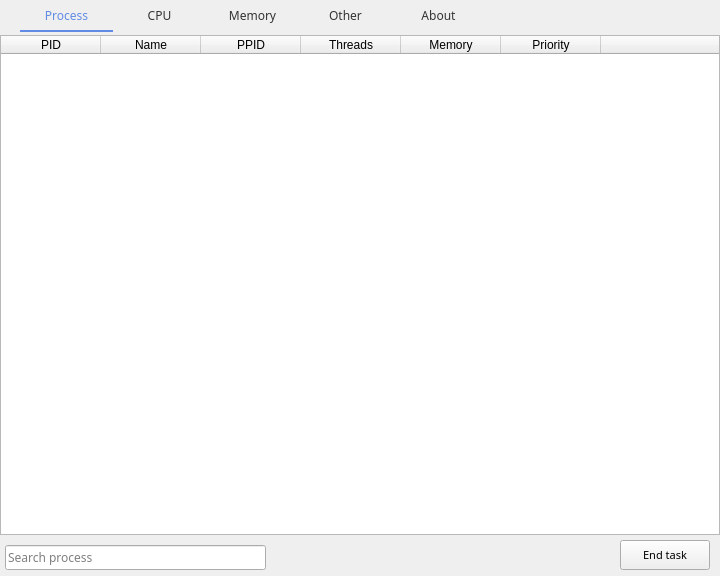
<?xml version="1.0" encoding="UTF-8"?>
<ui version="4.0">
 <class>sysMonitor</class>
 <widget class="QWidget" name="sysMonitor">
  <property name="windowModality">
   <enum>Qt::NonModal</enum>
  </property>
  <property name="geometry">
   <rect>
    <x>0</x>
    <y>0</y>
    <width>720</width>
    <height>576</height>
   </rect>
  </property>
  <property name="sizePolicy">
   <sizepolicy hsizetype="Fixed" vsizetype="Fixed">
    <horstretch>0</horstretch>
    <verstretch>0</verstretch>
   </sizepolicy>
  </property>
  <property name="windowTitle">
   <string>System monitor</string>
  </property>
  <widget class="QTabWidget" name="selectTab">
   <property name="geometry">
    <rect>
     <x>0</x>
     <y>0</y>
     <width>720</width>
     <height>576</height>
    </rect>
   </property>
   <property name="font">
    <font>
     <family>Bahnschrift Light</family>
    </font>
   </property>
   <property name="mouseTracking">
    <bool>false</bool>
   </property>
   <property name="styleSheet">
    <string notr="true">QTabWidget::pane
{
	top:3px;
	border:none;
	bottom:3px;
}
QTabBar::tab
{
	color:#333333;
	background:transparent;	
	padding-left:9px;
	padding-right:9px;
	width:75px;
	height:30px;
	margin-left:0px;
	margin-right:0px;
} 

QTabBar::tab:selected
{
	color:#618BE5;
	background:transparent;	
	border-bottom:2px solid #618BE5;
}

QTabBar::tab:hover
{
	color:#618BE5;
	background:transparent;	
}

QTabWidget::tab-bar {
    alignment: left;  
	left:20px;	
} 

</string>
   </property>
   <property name="currentIndex">
    <number>0</number>
   </property>
   <property name="iconSize">
    <size>
     <width>16</width>
     <height>16</height>
    </size>
   </property>
   <widget class="QWidget" name="tab_1">
    <attribute name="title">
     <string>Process</string>
    </attribute>
    <widget class="QTableWidget" name="processInfo">
     <property name="geometry">
      <rect>
       <x>0</x>
       <y>0</y>
       <width>720</width>
       <height>500</height>
      </rect>
     </property>
     <property name="sizePolicy">
      <sizepolicy hsizetype="Fixed" vsizetype="Fixed">
       <horstretch>0</horstretch>
       <verstretch>0</verstretch>
      </sizepolicy>
     </property>
     <property name="maximumSize">
      <size>
       <width>720</width>
       <height>505</height>
      </size>
     </property>
     <property name="mouseTracking">
      <bool>true</bool>
     </property>
     <property name="focusPolicy">
      <enum>Qt::NoFocus</enum>
     </property>
     <property name="contextMenuPolicy">
      <enum>Qt::CustomContextMenu</enum>
     </property>
     <property name="styleSheet">
      <string notr="true">font: 25 9pt &quot;Bahnschrift Light&quot;;
selection-background-color: lightblue;
QScrollBar::handle {
	background:lightgray;
	border:2px solid transparent;
	border-radius:5px;
}
QScrollBar::handle:hover {
	background:gray;
}
QScrollBar::sub-line {
	background:transparent;
}
QScrollBar::addline {
	background:transparent;
}</string>
     </property>
     <property name="horizontalScrollBarPolicy">
      <enum>Qt::ScrollBarAlwaysOff</enum>
     </property>
     <property name="editTriggers">
      <set>QAbstractItemView::NoEditTriggers</set>
     </property>
     <property name="selectionMode">
      <enum>QAbstractItemView::SingleSelection</enum>
     </property>
     <property name="selectionBehavior">
      <enum>QAbstractItemView::SelectRows</enum>
     </property>
     <property name="showGrid">
      <bool>false</bool>
     </property>
     <property name="gridStyle">
      <enum>Qt::SolidLine</enum>
     </property>
     <property name="sortingEnabled">
      <bool>false</bool>
     </property>
     <attribute name="horizontalHeaderCascadingSectionResizes">
      <bool>true</bool>
     </attribute>
     <attribute name="horizontalHeaderHighlightSections">
      <bool>false</bool>
     </attribute>
     <attribute name="horizontalHeaderStretchLastSection">
      <bool>true</bool>
     </attribute>
     <attribute name="verticalHeaderVisible">
      <bool>false</bool>
     </attribute>
     <column>
      <property name="text">
       <string>PID</string>
      </property>
     </column>
     <column>
      <property name="text">
       <string>Name</string>
      </property>
     </column>
     <column>
      <property name="text">
       <string>PPID</string>
      </property>
     </column>
     <column>
      <property name="text">
       <string>Threads</string>
      </property>
     </column>
     <column>
      <property name="text">
       <string>Memory</string>
      </property>
     </column>
     <column>
      <property name="text">
       <string>Priority</string>
      </property>
     </column>
     <column>
      <property name="text">
       <string/>
      </property>
     </column>
    </widget>
    <widget class="QPushButton" name="killProcessBtn">
     <property name="geometry">
      <rect>
       <x>620</x>
       <y>505</y>
       <width>90</width>
       <height>30</height>
      </rect>
     </property>
     <property name="font">
      <font>
       <family>Bahnschrift Light</family>
       <pointsize>8</pointsize>
      </font>
     </property>
     <property name="text">
      <string>End task</string>
     </property>
    </widget>
    <widget class="QLineEdit" name="searchLineEdit">
     <property name="geometry">
      <rect>
       <x>5</x>
       <y>510</y>
       <width>261</width>
       <height>25</height>
      </rect>
     </property>
     <property name="font">
      <font>
       <family>Bahnschrift Light</family>
      </font>
     </property>
     <property name="placeholderText">
      <string>Search process</string>
     </property>
    </widget>
   </widget>
   <widget class="QWidget" name="tab_2">
    <attribute name="title">
     <string>CPU</string>
    </attribute>
    <widget class="QGroupBox" name="groupBox">
     <property name="geometry">
      <rect>
       <x>10</x>
       <y>5</y>
       <width>700</width>
       <height>530</height>
      </rect>
     </property>
     <property name="font">
      <font>
       <family>Bahnschrift Light</family>
       <pointsize>10</pointsize>
       <weight>50</weight>
       <bold>false</bold>
      </font>
     </property>
     <property name="title">
      <string>CPU</string>
     </property>
     <widget class="QChartView" name="cpuUsageChart" native="true">
      <property name="geometry">
       <rect>
        <x>30</x>
        <y>65</y>
        <width>640</width>
        <height>220</height>
       </rect>
      </property>
     </widget>
     <widget class="QLabel" name="label_21">
      <property name="geometry">
       <rect>
        <x>30</x>
        <y>335</y>
        <width>120</width>
        <height>20</height>
       </rect>
      </property>
      <property name="font">
       <font>
        <family>Bahnschrift Light</family>
        <pointsize>8</pointsize>
       </font>
      </property>
      <property name="text">
       <string>Utilisatoin:</string>
      </property>
     </widget>
     <widget class="QLabel" name="cpuUsageLabel">
      <property name="geometry">
       <rect>
        <x>150</x>
        <y>335</y>
        <width>521</width>
        <height>20</height>
       </rect>
      </property>
      <property name="font">
       <font>
        <family>Bahnschrift Light</family>
       </font>
      </property>
      <property name="text">
       <string/>
      </property>
     </widget>
     <widget class="QLabel" name="label_22">
      <property name="geometry">
       <rect>
        <x>655</x>
        <y>285</y>
        <width>16</width>
        <height>16</height>
       </rect>
      </property>
      <property name="font">
       <font>
        <family>Bahnschrift Light</family>
        <pointsize>8</pointsize>
       </font>
      </property>
      <property name="text">
       <string>0</string>
      </property>
     </widget>
     <widget class="QLabel" name="label_23">
      <property name="geometry">
       <rect>
        <x>30</x>
        <y>285</y>
        <width>120</width>
        <height>16</height>
       </rect>
      </property>
      <property name="font">
       <font>
        <family>Bahnschrift Light</family>
        <pointsize>8</pointsize>
       </font>
      </property>
      <property name="text">
       <string>60 seconds</string>
      </property>
     </widget>
     <widget class="QLabel" name="label">
      <property name="geometry">
       <rect>
        <x>645</x>
        <y>45</y>
        <width>32</width>
        <height>15</height>
       </rect>
      </property>
      <property name="font">
       <font>
        <family>Bahnschrift Light</family>
        <pointsize>8</pointsize>
       </font>
      </property>
      <property name="text">
       <string>100%</string>
      </property>
     </widget>
     <widget class="QLabel" name="label_4">
      <property name="geometry">
       <rect>
        <x>30</x>
        <y>45</y>
        <width>120</width>
        <height>15</height>
       </rect>
      </property>
      <property name="font">
       <font>
        <family>Bahnschrift Light</family>
        <pointsize>8</pointsize>
       </font>
      </property>
      <property name="text">
       <string>%  Utilisation</string>
      </property>
     </widget>
     <widget class="QLabel" name="label_2">
      <property name="geometry">
       <rect>
        <x>30</x>
        <y>380</y>
        <width>90</width>
        <height>20</height>
       </rect>
      </property>
      <property name="font">
       <font>
        <family>Bahnschrift Light</family>
        <pointsize>8</pointsize>
       </font>
      </property>
      <property name="text">
       <string>Processor:</string>
      </property>
     </widget>
     <widget class="QLabel" name="cpuInfoLabel">
      <property name="geometry">
       <rect>
        <x>150</x>
        <y>380</y>
        <width>500</width>
        <height>20</height>
       </rect>
      </property>
      <property name="font">
       <font>
        <family>Bahnschrift Light</family>
       </font>
      </property>
      <property name="text">
       <string/>
      </property>
     </widget>
     <widget class="QLabel" name="label_3">
      <property name="geometry">
       <rect>
        <x>30</x>
        <y>420</y>
        <width>80</width>
        <height>20</height>
       </rect>
      </property>
      <property name="font">
       <font>
        <family>Bahnschrift Light</family>
        <pointsize>8</pointsize>
       </font>
      </property>
      <property name="text">
       <string>Cores:</string>
      </property>
     </widget>
     <widget class="QLabel" name="coreNumLabel">
      <property name="geometry">
       <rect>
        <x>150</x>
        <y>420</y>
        <width>500</width>
        <height>20</height>
       </rect>
      </property>
      <property name="font">
       <font>
        <family>Bahnschrift Light</family>
       </font>
      </property>
      <property name="text">
       <string/>
      </property>
     </widget>
     <widget class="QLabel" name="label_44">
      <property name="geometry">
       <rect>
        <x>30</x>
        <y>460</y>
        <width>56</width>
        <height>17</height>
       </rect>
      </property>
      <property name="font">
       <font>
        <family>Bahnschrift Light</family>
        <pointsize>8</pointsize>
       </font>
      </property>
      <property name="text">
       <string>Up time:</string>
      </property>
     </widget>
     <widget class="QLabel" name="uptimeLabel">
      <property name="geometry">
       <rect>
        <x>150</x>
        <y>460</y>
        <width>500</width>
        <height>17</height>
       </rect>
      </property>
      <property name="font">
       <font>
        <family>Bahnschrift Light</family>
       </font>
      </property>
      <property name="text">
       <string/>
      </property>
     </widget>
    </widget>
   </widget>
   <widget class="QWidget" name="tab_3">
    <attribute name="title">
     <string>Memory</string>
    </attribute>
    <widget class="QGroupBox" name="groupBox_3">
     <property name="geometry">
      <rect>
       <x>10</x>
       <y>5</y>
       <width>700</width>
       <height>530</height>
      </rect>
     </property>
     <property name="font">
      <font>
       <family>Bahnschrift Light</family>
       <pointsize>10</pointsize>
      </font>
     </property>
     <property name="title">
      <string>Memory</string>
     </property>
     <widget class="QChartView" name="memoryUsageChart" native="true">
      <property name="geometry">
       <rect>
        <x>30</x>
        <y>65</y>
        <width>640</width>
        <height>220</height>
       </rect>
      </property>
     </widget>
     <widget class="QLabel" name="label_31">
      <property name="geometry">
       <rect>
        <x>30</x>
        <y>320</y>
        <width>70</width>
        <height>20</height>
       </rect>
      </property>
      <property name="font">
       <font>
        <family>Bahnschrift Light</family>
        <pointsize>8</pointsize>
       </font>
      </property>
      <property name="text">
       <string>In use:</string>
      </property>
     </widget>
     <widget class="QLabel" name="inUseMemoryLabel">
      <property name="geometry">
       <rect>
        <x>150</x>
        <y>320</y>
        <width>420</width>
        <height>20</height>
       </rect>
      </property>
      <property name="font">
       <font>
        <family>Bahnschrift Light</family>
       </font>
      </property>
      <property name="text">
       <string/>
      </property>
     </widget>
     <widget class="QLabel" name="label_32">
      <property name="geometry">
       <rect>
        <x>655</x>
        <y>285</y>
        <width>16</width>
        <height>16</height>
       </rect>
      </property>
      <property name="font">
       <font>
        <family>Bahnschrift Light</family>
        <pointsize>8</pointsize>
       </font>
      </property>
      <property name="text">
       <string>0</string>
      </property>
     </widget>
     <widget class="QLabel" name="label_33">
      <property name="geometry">
       <rect>
        <x>30</x>
        <y>285</y>
        <width>120</width>
        <height>16</height>
       </rect>
      </property>
      <property name="font">
       <font>
        <family>Bahnschrift Light</family>
        <pointsize>8</pointsize>
       </font>
      </property>
      <property name="text">
       <string>60s</string>
      </property>
     </widget>
     <widget class="QLabel" name="label_5">
      <property name="geometry">
       <rect>
        <x>30</x>
        <y>45</y>
        <width>120</width>
        <height>15</height>
       </rect>
      </property>
      <property name="font">
       <font>
        <family>Bahnschrift Light</family>
        <pointsize>8</pointsize>
       </font>
      </property>
      <property name="text">
       <string>Memory  usage</string>
      </property>
     </widget>
     <widget class="QLabel" name="totalMemoryLabel">
      <property name="geometry">
       <rect>
        <x>630</x>
        <y>45</y>
        <width>40</width>
        <height>15</height>
       </rect>
      </property>
      <property name="font">
       <font>
        <family>Bahnschrift Light</family>
        <pointsize>8</pointsize>
       </font>
      </property>
      <property name="text">
       <string/>
      </property>
     </widget>
     <widget class="QLabel" name="label_34">
      <property name="geometry">
       <rect>
        <x>30</x>
        <y>360</y>
        <width>70</width>
        <height>20</height>
       </rect>
      </property>
      <property name="font">
       <font>
        <family>Bahnschrift Light</family>
        <pointsize>8</pointsize>
       </font>
      </property>
      <property name="text">
       <string>Available:</string>
      </property>
     </widget>
     <widget class="QLabel" name="availableMemoryLabel">
      <property name="geometry">
       <rect>
        <x>150</x>
        <y>360</y>
        <width>420</width>
        <height>20</height>
       </rect>
      </property>
      <property name="font">
       <font>
        <family>Bahnschrift Light</family>
       </font>
      </property>
      <property name="text">
       <string/>
      </property>
     </widget>
     <widget class="QLabel" name="label_35">
      <property name="geometry">
       <rect>
        <x>30</x>
        <y>400</y>
        <width>70</width>
        <height>20</height>
       </rect>
      </property>
      <property name="font">
       <font>
        <family>Bahnschrift Light</family>
        <pointsize>8</pointsize>
       </font>
      </property>
      <property name="text">
       <string>Utilisation:</string>
      </property>
     </widget>
     <widget class="QLabel" name="memoryUsageLabel">
      <property name="geometry">
       <rect>
        <x>150</x>
        <y>400</y>
        <width>420</width>
        <height>20</height>
       </rect>
      </property>
      <property name="font">
       <font>
        <family>Bahnschrift Light</family>
       </font>
      </property>
      <property name="text">
       <string/>
      </property>
     </widget>
     <widget class="QLabel" name="label_36">
      <property name="geometry">
       <rect>
        <x>30</x>
        <y>440</y>
        <width>150</width>
        <height>20</height>
       </rect>
      </property>
      <property name="font">
       <font>
        <family>Bahnschrift Light</family>
        <pointsize>8</pointsize>
       </font>
      </property>
      <property name="text">
       <string>Total virtual memory:</string>
      </property>
     </widget>
     <widget class="QLabel" name="label_37">
      <property name="geometry">
       <rect>
        <x>30</x>
        <y>480</y>
        <width>150</width>
        <height>20</height>
       </rect>
      </property>
      <property name="font">
       <font>
        <family>Bahnschrift Light</family>
        <pointsize>8</pointsize>
       </font>
      </property>
      <property name="text">
       <string>Available virtual memory:</string>
      </property>
     </widget>
     <widget class="QLabel" name="totalVirtualMemoryLabel">
      <property name="geometry">
       <rect>
        <x>230</x>
        <y>440</y>
        <width>420</width>
        <height>20</height>
       </rect>
      </property>
      <property name="font">
       <font>
        <family>Bahnschrift Light</family>
       </font>
      </property>
      <property name="text">
       <string/>
      </property>
     </widget>
     <widget class="QLabel" name="availableVirtualMemoryLabel">
      <property name="geometry">
       <rect>
        <x>230</x>
        <y>480</y>
        <width>420</width>
        <height>20</height>
       </rect>
      </property>
      <property name="font">
       <font>
        <family>Bahnschrift Light</family>
       </font>
      </property>
      <property name="text">
       <string/>
      </property>
     </widget>
    </widget>
   </widget>
   <widget class="QWidget" name="tab_4">
    <attribute name="title">
     <string>Other</string>
    </attribute>
    <widget class="QGroupBox" name="formGroupBox">
     <property name="geometry">
      <rect>
       <x>10</x>
       <y>5</y>
       <width>700</width>
       <height>250</height>
      </rect>
     </property>
     <property name="font">
      <font>
       <family>Bahnschrift Light</family>
       <pointsize>10</pointsize>
      </font>
     </property>
     <property name="title">
      <string>System</string>
     </property>
     <layout class="QFormLayout" name="formLayout">
      <item row="0" column="0">
       <spacer name="verticalSpacer">
        <property name="orientation">
         <enum>Qt::Vertical</enum>
        </property>
        <property name="sizeHint" stdset="0">
         <size>
          <width>20</width>
          <height>40</height>
         </size>
        </property>
       </spacer>
      </item>
      <item row="1" column="0">
       <widget class="QLabel" name="label_41">
        <property name="font">
         <font>
          <family>Bahnschrift Light</family>
          <pointsize>8</pointsize>
         </font>
        </property>
        <property name="lineWidth">
         <number>1</number>
        </property>
        <property name="text">
         <string>Computer name:</string>
        </property>
       </widget>
      </item>
      <item row="1" column="1">
       <widget class="QLabel" name="localHostNameLabel">
        <property name="font">
         <font>
          <family>Bahnschrift Light</family>
         </font>
        </property>
        <property name="text">
         <string/>
        </property>
       </widget>
      </item>
      <item row="2" column="0">
       <spacer name="verticalSpacer_3">
        <property name="orientation">
         <enum>Qt::Vertical</enum>
        </property>
        <property name="sizeHint" stdset="0">
         <size>
          <width>20</width>
          <height>40</height>
         </size>
        </property>
       </spacer>
      </item>
      <item row="4" column="0">
       <widget class="QLabel" name="label_42">
        <property name="font">
         <font>
          <family>Bahnschrift Light</family>
          <pointsize>8</pointsize>
         </font>
        </property>
        <property name="text">
         <string>Opeatring system:</string>
        </property>
       </widget>
      </item>
      <item row="4" column="1">
       <widget class="QLabel" name="osInfoLabel">
        <property name="font">
         <font>
          <family>Bahnschrift Light</family>
         </font>
        </property>
        <property name="text">
         <string/>
        </property>
       </widget>
      </item>
      <item row="5" column="0">
       <spacer name="verticalSpacer_6">
        <property name="orientation">
         <enum>Qt::Vertical</enum>
        </property>
        <property name="sizeHint" stdset="0">
         <size>
          <width>20</width>
          <height>40</height>
         </size>
        </property>
       </spacer>
      </item>
      <item row="6" column="0">
       <widget class="QLabel" name="label_43">
        <property name="font">
         <font>
          <family>Bahnschrift Light</family>
          <pointsize>8</pointsize>
         </font>
        </property>
        <property name="text">
         <string>System type:</string>
        </property>
       </widget>
      </item>
      <item row="6" column="1">
       <widget class="QLabel" name="osTypeLabel">
        <property name="font">
         <font>
          <family>Bahnschrift Light</family>
         </font>
        </property>
        <property name="text">
         <string/>
        </property>
       </widget>
      </item>
      <item row="7" column="0">
       <spacer name="verticalSpacer_7">
        <property name="orientation">
         <enum>Qt::Vertical</enum>
        </property>
        <property name="sizeHint" stdset="0">
         <size>
          <width>20</width>
          <height>40</height>
         </size>
        </property>
       </spacer>
      </item>
     </layout>
    </widget>
    <widget class="QGroupBox" name="groupBox_4">
     <property name="geometry">
      <rect>
       <x>10</x>
       <y>265</y>
       <width>700</width>
       <height>225</height>
      </rect>
     </property>
     <property name="font">
      <font>
       <family>Bahnschrift Light</family>
       <pointsize>10</pointsize>
      </font>
     </property>
     <property name="title">
      <string>Disk</string>
     </property>
     <widget class="QLabel" name="label_45">
      <property name="geometry">
       <rect>
        <x>15</x>
        <y>40</y>
        <width>120</width>
        <height>17</height>
       </rect>
      </property>
      <property name="font">
       <font>
        <family>Bahnschrift Light</family>
        <pointsize>8</pointsize>
       </font>
      </property>
      <property name="text">
       <string>Utilisation:</string>
      </property>
     </widget>
     <widget class="QLabel" name="diskInfoLabel">
      <property name="geometry">
       <rect>
        <x>15</x>
        <y>70</y>
        <width>671</width>
        <height>140</height>
       </rect>
      </property>
      <property name="font">
       <font>
        <family>Bahnschrift Light</family>
       </font>
      </property>
      <property name="text">
       <string/>
      </property>
     </widget>
    </widget>
    <widget class="QPushButton" name="diskRefreshBtn">
     <property name="geometry">
      <rect>
       <x>620</x>
       <y>505</y>
       <width>90</width>
       <height>30</height>
      </rect>
     </property>
     <property name="font">
      <font>
       <family>Bahnschrift Light</family>
       <pointsize>8</pointsize>
      </font>
     </property>
     <property name="text">
      <string>Refresh</string>
     </property>
    </widget>
   </widget>
   <widget class="QWidget" name="tab_5">
    <attribute name="title">
     <string>About</string>
    </attribute>
    <widget class="QLabel" name="label_6">
     <property name="geometry">
      <rect>
       <x>310</x>
       <y>20</y>
       <width>381</width>
       <height>411</height>
      </rect>
     </property>
     <property name="text">
      <string/>
     </property>
     <property name="pixmap">
      <pixmap resource="resource.qrc">:/img/author.JPG</pixmap>
     </property>
    </widget>
    <widget class="QLabel" name="label_7">
     <property name="geometry">
      <rect>
       <x>30</x>
       <y>90</y>
       <width>251</width>
       <height>41</height>
      </rect>
     </property>
     <property name="font">
      <font>
       <family>Bahnschrift Light</family>
      </font>
     </property>
     <property name="text">
      <string>Author:  Raymond Wong</string>
     </property>
    </widget>
    <widget class="QLabel" name="label_8">
     <property name="geometry">
      <rect>
       <x>30</x>
       <y>150</y>
       <width>241</width>
       <height>31</height>
      </rect>
     </property>
     <property name="font">
      <font>
       <family>Bahnschrift Light</family>
      </font>
     </property>
     <property name="text">
      <string>Class:    1702</string>
     </property>
    </widget>
    <widget class="QLabel" name="label_9">
     <property name="geometry">
      <rect>
       <x>30</x>
       <y>210</y>
       <width>241</width>
       <height>31</height>
      </rect>
     </property>
     <property name="font">
      <font>
       <family>Bahnschrift Light</family>
      </font>
     </property>
     <property name="text">
      <string>Id:            U201716998</string>
     </property>
    </widget>
   </widget>
  </widget>
 </widget>
 <customwidgets>
  <customwidget>
   <class>QChartView</class>
   <extends>QWidget</extends>
   <header location="global">QChartView</header>
   <container>1</container>
  </customwidget>
 </customwidgets>
 <resources>
  <include location="resource.qrc"/>
 </resources>
 <connections/>
</ui>
